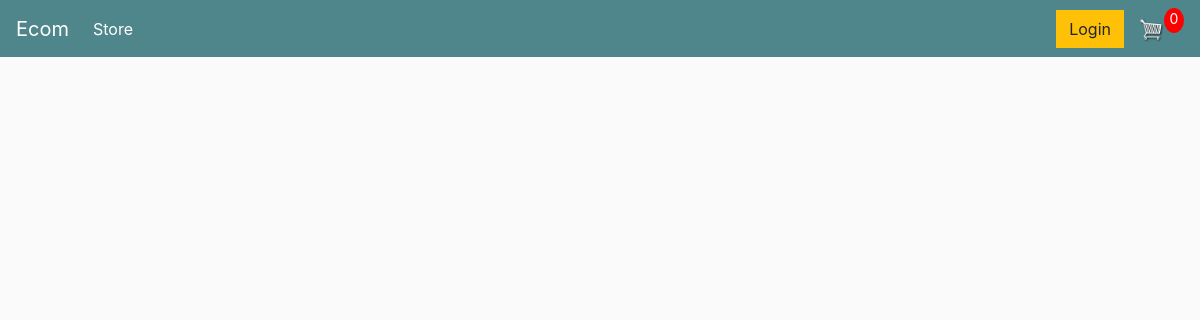
Before: / with the older database file.
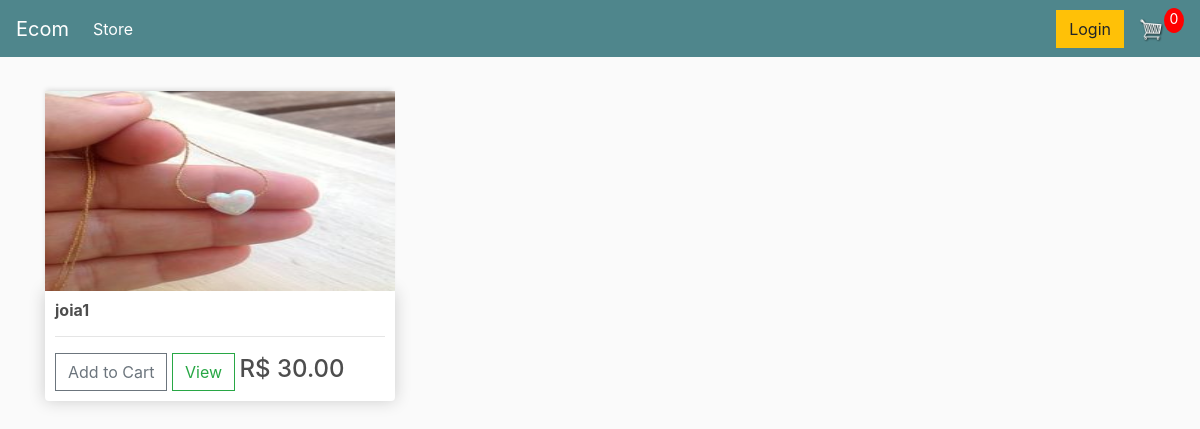
After: the same page with the newer database file.
### store/models.py (models this page shows, shortened)
class Product(models.Model):
    name = models.CharField(max_length=200, null=True)
    price = models.FloatField()
    digital = models.BooleanField(default=False, null=True, blank=False)
    image = models.ImageField(null=True, blank=True)
    @property
    def imageURL(self):
        try:
            url = self.image.url
        except:
            url = ''
        return url

### store/views.py (the view)
# urls.py: path('', include('store.urls')),
def store(request):
    products = Product.objects.all()
    context = {'products':products}
    return render(request, 'store/store.html', context)

### store/templates/store/store.html
{% extends 'store/main.html' %}
{% load static %}
{% block content %}
	<div class="row">
		{% for product in products %}
		<div class="col-lg-4">
			<img class="thumbnail" src="{{product.imageURL}}">
			<div class="box-element product">
				<h6><strong>{{product.name}}</strong></h6>
				<hr>
				<button  class="btn btn-outline-secondary add-btn">Add to Cart</button>
				<a class="btn btn-outline-success" href="#">View</a>
				<h4 style="display: inline-block;">
				R$ {{product.price|floatformat:2}}	</h4>
			</div>
		</div>
		{% endfor %}
	</div>
{% endblock content %}

### store/templates/store/main.html (shortened to what this page needs)
<!DOCTYPE html>
{% load static %}
<html lang="en">
<head>
	<link rel="stylesheet" href="https://stackpath.bootstrapcdn.com/bootstrap/4.4.1/css/bootstrap.min.css">
    <link rel="stylesheet" type="text/css" href="{% static 'css/main.css' %}">
</head>
<body>
    <nav class="navbar navbar-expand-lg navbar-dark bg-dark">
        <a class="navbar-brand" href="{% url 'store' %}">Ecom</a>
        <div class="collapse navbar-collapse" id="navbarSupportedContent">
          <ul class="navbar-nav mr-auto">
            <li class="nav-item active">
              <a class="nav-link" href="{% url 'store' %}">Store <span class="sr-only">(current)</span></a>
            </li>
          </ul>
          <div class="form-inline my-2 my-lg-0">
               <a href="#"class="btn btn-warning">Login</a>
               <a href="{% url 'cart' %}">
                  <img  id="cart-icon" src="{% static 'images/cart.png' %}">
              </a>
              <p id="cart-total">0</p>
          </div>
        </div>
      </nav>
     <div class="container">
            <br>
            {% block content %}
            {% endblock content %}
         </div>
         </body>
</html>

### static/css/main.css (style rules this page uses)
body { background-color: hsl(0, 0%, 98%); }
h1,h2,h3,h4,h5,h6 { color:hsl(0, 0%, 30%); }
.box-element { box-shadow:hsl(0, 0%, 80%) 0 0 16px; background-color: #fff; border-radius: 4px; padding: 10px; }
.thumbnail { width: 100%; height: 200px; -webkit-box-shadow: -1px -3px 5px -2px rgba(214,214,214,1); -moz-box-shadow: -1px -3px 5px -2px rgba(214,214,214,1); box-shadow: -1px -3px 5px -2px rgba(214,214,214,1); }
.product { border-radius: 0 0 4px 4px; }
.bg-dark { background-color: #4f868c!important; }
#cart-icon { width:25px; display: inline-block; margin-left: 15px; }
#cart-total { display: block; text-align: center; color:#fff; background-color: red; width: 20px; height: 25px; border-radius: 50%; font-size: 14px; }
.col-lg-4, .col-lg-6, .col-lg-8, .col-lg-12 { margin-top: 10px; }
.btn { border-radius: 0; }

Changed rows visible on the page:
added Product: imageURL (picture), name "joia1", price "30.00"
